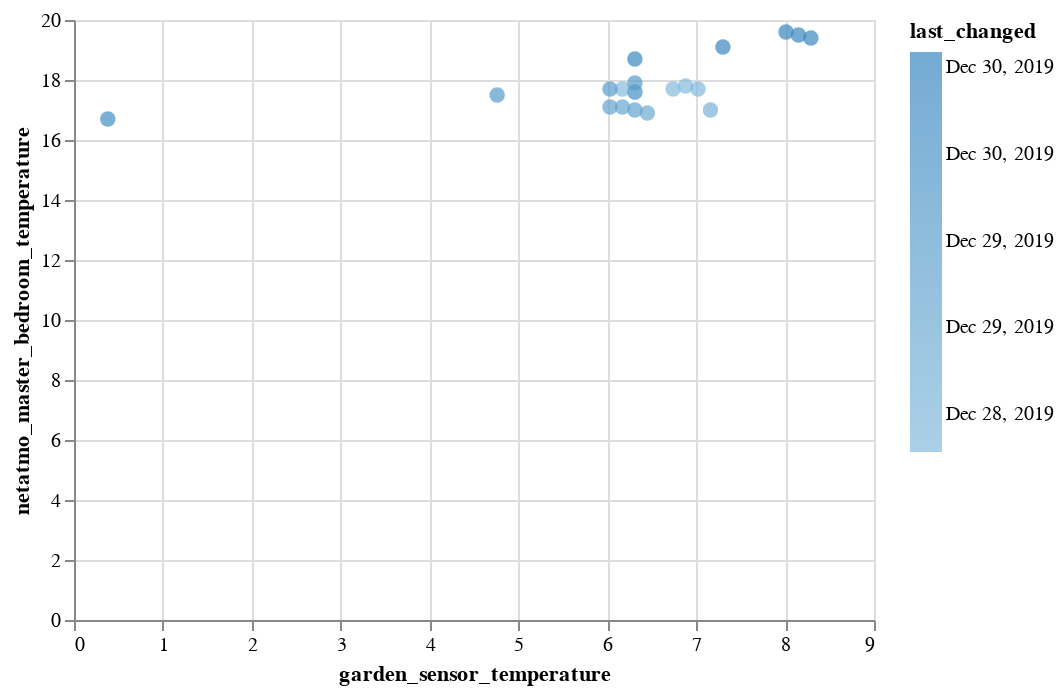

This figure's notebook cell:
### Code cell
def get_sensor_scatter_chart(data):
    """Scatter plot of first 2 columns of time indexed sensor data (wide format)."""
    scatter_chart = alt.Chart(data).mark_circle(size=60).encode(
        x=data.columns[1],
        y=data.columns[2],
        color=data.columns[0],
    ).interactive()
    return scatter_chart

get_sensor_scatter_chart(temperature_df_pivot[['garden_sensor_temperature', 'netatmo_master_bedroom_temperature']].reset_index())

### Figure 1 — Vega-Lite specification as saved in the notebook (floating-point values rounded to 4 significant figures; data arrays with more than 128 entries replaced by an {"elided": "..."} marker saying what was removed)
{"$schema": "https://vega.github.io/schema/vega-lite/v3.4.0.json", "config": {"mark": {"tooltip": null}, "view": {"height": 300, "width": 400}}, "data": {"name": "data-b44c8e9b84bff008ccc7590b8b935912"}, "datasets": {"data-b44c8e9b84bff008ccc7590b8b935912": {"elided": "4563 records"}}, "encoding": {"color": {"field": "last_changed", "type": "temporal"}, "x": {"field": "garden_sensor_temperature", "type": "quantitative"}, "y": {"field": "netatmo_master_bedroom_temperature", "type": "quantitative"}}, "mark": {"size": 60, "type": "circle"}, "selection": {"selector003": {"bind": "scales", "encodings": ["x", "y"], "type": "interval"}}}
